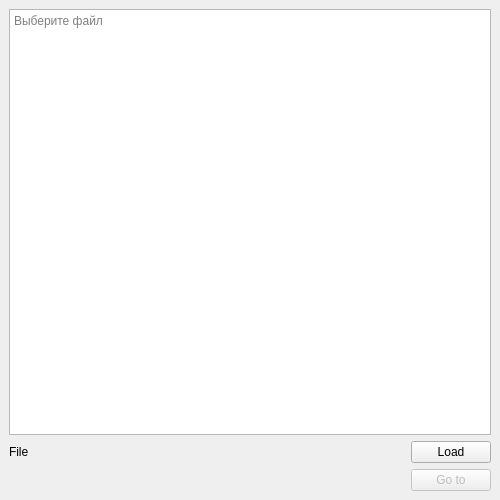
<?xml version="1.0" encoding="UTF-8"?>
<ui version="4.0">
 <class>MainWindow</class>
 <widget class="QMainWindow" name="MainWindow">
  <property name="geometry">
   <rect>
    <x>0</x>
    <y>0</y>
    <width>500</width>
    <height>500</height>
   </rect>
  </property>
  <property name="windowTitle">
   <string>MainWindow</string>
  </property>
  <widget class="QWidget" name="centralwidget">
   <layout class="QHBoxLayout" name="horizontalLayout">
    <item>
     <layout class="QGridLayout" name="c_grid">
      <item row="1" column="0">
       <widget class="QLabel" name="l_path">
        <property name="sizePolicy">
         <sizepolicy hsizetype="Expanding" vsizetype="Preferred">
          <horstretch>0</horstretch>
          <verstretch>0</verstretch>
         </sizepolicy>
        </property>
        <property name="text">
         <string>File</string>
        </property>
       </widget>
      </item>
      <item row="1" column="1">
       <widget class="QPushButton" name="b_load">
        <property name="sizePolicy">
         <sizepolicy hsizetype="Minimum" vsizetype="Fixed">
          <horstretch>0</horstretch>
          <verstretch>0</verstretch>
         </sizepolicy>
        </property>
        <property name="text">
         <string>Load</string>
        </property>
       </widget>
      </item>
      <item row="0" column="0" colspan="2">
       <widget class="QPlainTextEdit" name="e_field">
        <property name="placeholderText">
         <string>Выберите файл</string>
        </property>
       </widget>
      </item>
      <item row="2" column="0">
       <widget class="QLabel" name="l_symbol">
        <property name="text">
         <string/>
        </property>
       </widget>
      </item>
      <item row="2" column="1">
       <widget class="QPushButton" name="b_symbol">
        <property name="enabled">
         <bool>false</bool>
        </property>
        <property name="text">
         <string>Go to</string>
        </property>
       </widget>
      </item>
     </layout>
    </item>
   </layout>
  </widget>
 </widget>
 <resources/>
 <connections/>
</ui>
